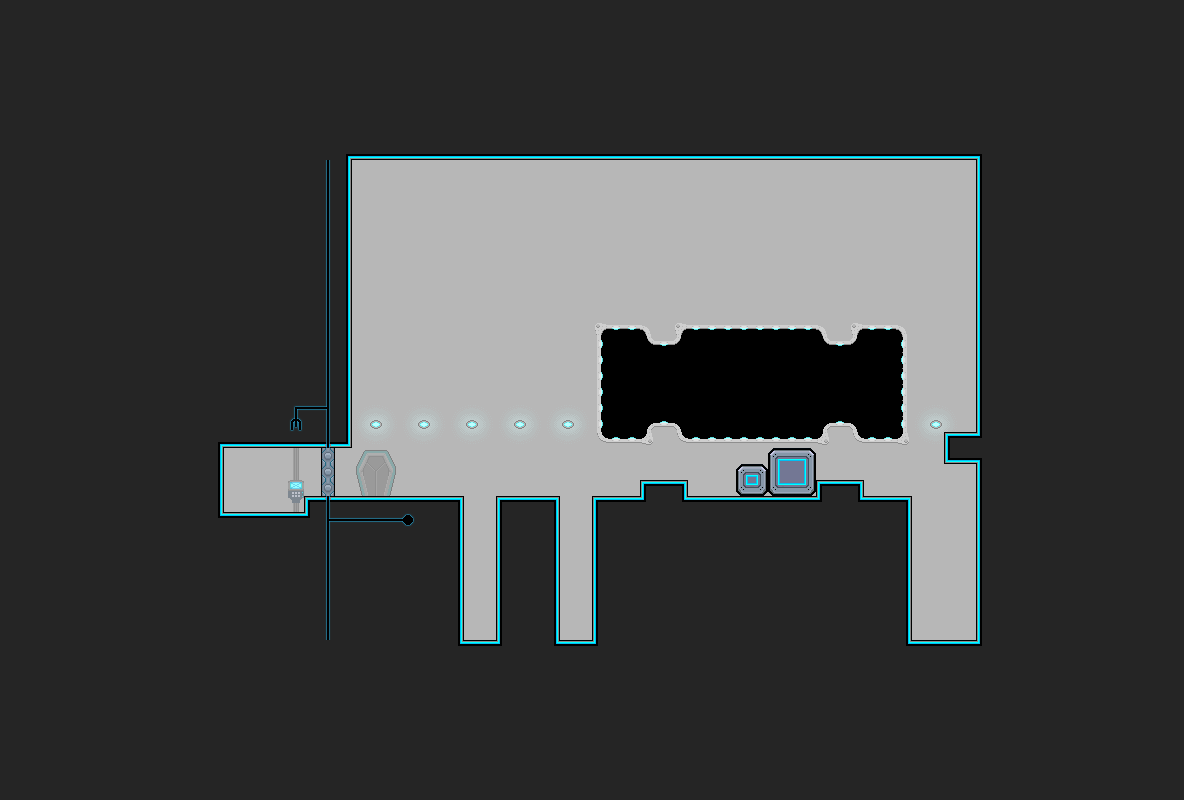

The image is a tile-based game level rendered from a .tmx file. Its description and source (layers, tilesets, objects; grid data summarised) follow:
An orthogonal 74x50 tile map with 16x16 px tiles, 1 tile layer (Tile Layer 1), 2 tilesets and 26 objects.

<map version="1.0" orientation="orthogonal" renderorder="right-down" width="74" height="50" tilewidth="16" tileheight="16">
 <tileset firstgid="1" source="main.tsx" />
 <tileset firstgid="501" source="objects.tsx" />
 <layer name="Tile Layer 1" width="74" height="50">
  <data>[3700 cells, 3700 non-empty, 67 distinct tile ids]</data>
 </layer>
 <objectgroup name="Object Layer 1">
  <object gid="501" x="343.167" y="509.833" />
  <object gid="504" x="210" y="520" />
  <object gid="507" x="376.875" y="520" />
  <object gid="506" x="931.333" y="451.333" />
  <object gid="505" x="497.5" y="519.75" />
  <object gid="505" x="663.5" y="522.25" />
  <object gid="505" x="676.25" y="521.25" />
  <object gid="505" x="694.75" y="521.5" />
  <object gid="505" x="727" y="490.5" />
  <object gid="505" x="670.25" y="514.5" />
  <object gid="505" x="790.25" y="505.25" />
  <object gid="505" x="865" y="522.25" />
  <object gid="505" x="315.25" y="521.25" />
  <object gid="505" x="396.5" y="521.75" />
  <object gid="505" x="406.5" y="522.25" />
  <object gid="505" x="574.5" y="519.75" />
  <object gid="508" x="264.5" y="492.5" />
  <object gid="508" x="264.5" y="517.5" />
  <object gid="503" x="438" y="651" />
  <object gid="503" x="454" y="651" />
  <object gid="503" x="534" y="649" />
  <object gid="503" x="550" y="649" />
  <object gid="503" x="904" y="645" />
  <object gid="503" x="888" y="645" />
  <object gid="503" x="920" y="645" />
  <object gid="503" x="934" y="644" />
 </objectgroup>
</map>
